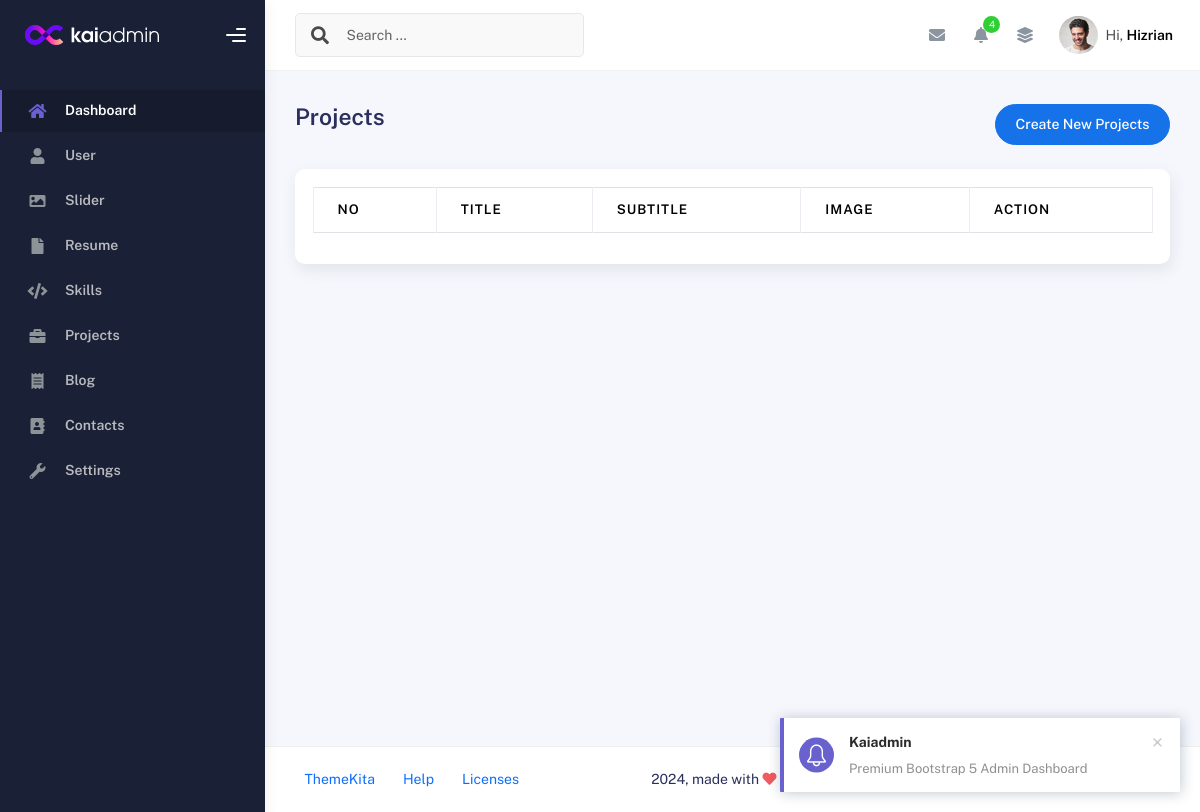
Before: /admin/app.php?page=projects (signed in) with the older database file.
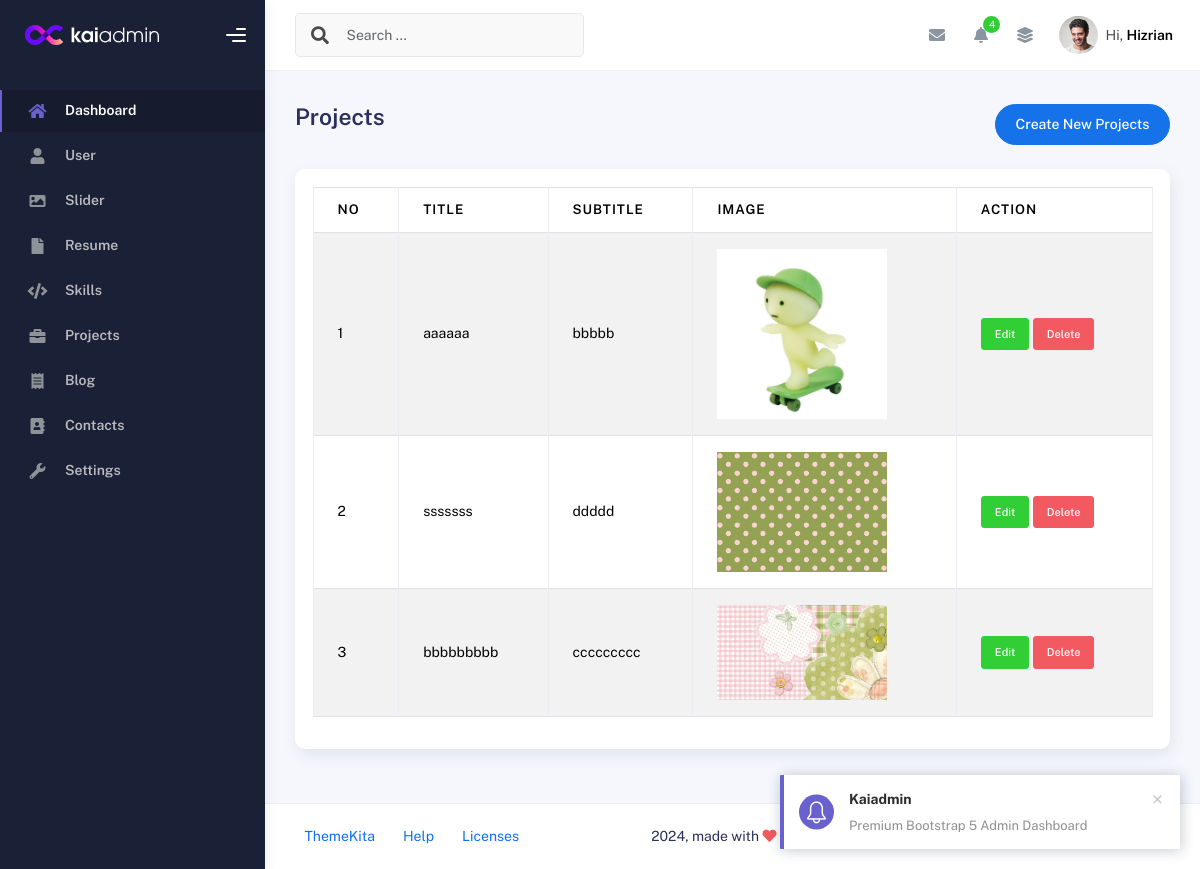
After: the same page with the newer database file.
### tables this page shows
CREATE TABLE `projects` (
  `id` int(11) NOT NULL,
  `image` varchar(100) DEFAULT NULL,
  `title` varchar(50) NOT NULL,
  `subtitle` varchar(50) NOT NULL,
  `button_link` varchar(100) DEFAULT NULL,
  `created_at` timestamp NOT NULL DEFAULT current_timestamp(),
  `updated_at` timestamp NULL DEFAULT NULL ON UPDATE current_timestamp()
);

### admin/projects.php (the view, shortened to what this page needs)
<?php
$query = mysqli_query($conn, "SELECT * FROM projects ORDER BY id DESC");
$rows = mysqli_fetch_all($query, MYSQLI_ASSOC);
?>
<div class="d-flex align-items-left align-items-md-center flex-column flex-md-row pt-2 pb-4">
  <div>
    <h3 class="fw-bold mb-3">Projects</h3>
  </div>
  <div class="ms-md-auto py-2 py-md-0">
    <a href="app.php?page=create-projects" class="btn btn-primary btn-round">Create New Projects</a>
  </div>
</div>
<div class="row">
  <div class="col-sm-6 col-md-12">
    <div class="card">
      <div class="card-body">
        <table class="table table-bordered table-striped">
          <thead>
            <tr>
              <th>No</th>
              <th>Title</th>
              <th>Subtitle</th>
              <th>Image</th>
              <th>Action</th>
            </tr>
          </thead>
          <tbody>
            <?php foreach ($rows as $index => $row): ?>
              <tr>
                <td><?php echo $index += 1 ?></td>
                <td><?php echo $row['title'] ?></td>
                <td><?php echo $row['subtitle'] ?></td>
                <td><img src="assets/img/<?php echo $row['image'] ?>"
                    width="170" alt=""></td>
                <td>
                  <a class="btn btn-success btn-sm"
                    href="app.php?page=create-projects&edit=<?php echo $row['id'] ?>">Edit</a>
                  <a onclick="return confirm('Are you sure want to delete this data?')"
                    class="btn btn-danger btn-sm"
                    href="app.php?page=projects&delete=<?php echo $row['id'] ?>">Delete</a>
                </td>
              </tr>
            <?php endforeach ?>
          </tbody>
        </table>
      </div>
    </div>
  </div>
</div>

Changed rows visible on the page:
added projects: index "1", title "aaaaaa", subtitle "bbbbb", image (picture)
added projects: index "2", title "sssssss", subtitle "ddddd", image (picture)
added projects: index "3", title "bbbbbbbbb", subtitle "ccccccccc", image (picture)
